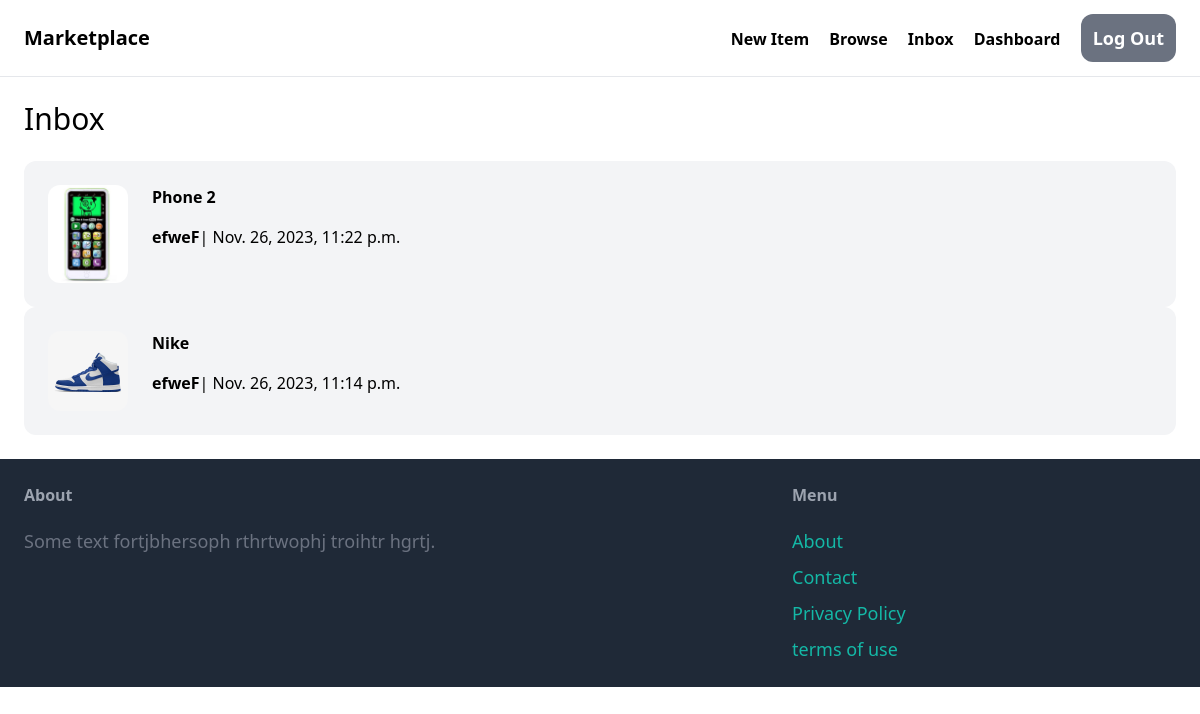
The page /inbox/ (signed in) on the database its author committed.
### conversation/models.py (models this page shows)
class Conversation(models.Model):
  item = models.ForeignKey(Item, related_name='conversations', on_delete=models.CASCADE)
  members = models.ManyToManyField(User, related_name='conversations')
  created_at = models.DateTimeField(auto_now_add=True)
  modified_at = models.DateTimeField(auto_now=True)
  class Meta:
    ordering = ('-modified_at',)

### item/models.py (models this page shows, shortened)
class Item(models.Model):
  category = models.ForeignKey(Category, related_name='items', on_delete=models.CASCADE)
  name = models.CharField(max_length=255)
  description = models.TextField(blank=True, null=True)
  price = models.FloatField()
  image = models.ImageField(upload_to='item_images', blank=True, null=True)
  is_sold = models.BooleanField(default=False)
  created_by = models.ForeignKey(User, related_name='items', on_delete=models.CASCADE)
  created_at = models.DateTimeField(auto_now_add=True)
  class Meta:
    ordering = ('name', )

### conversation/views.py (the view)
# urls.py: path('', views.inbox, name='inbox'),
@login_required
def inbox(request):
  conversations = Conversation.objects.filter(members__in=[request.user.id])
  return render(request, 'conversation/inbox.html', {
    'conversations': conversations
  })

### conversation/templates/conversation/inbox.html (shortened to what this page needs)
{% extends 'core/base.html' %}
{% block content %}
<h1 class="mb-6 text-3xl">Inbox</h1>
<div class="space-y-6">
  {% for conversation in conversations %}
    <a href="{% url 'conversation:detail' conversation.id %}">
      <div class="p-6 flex bg-gray-100 rounded-xl">
        <div class="pr-6"><img src="{{ conversation.item.image.url }}" class="w-20 rounded-xl" alt=""></div>
        <div>
          {% for member in conversation.members.all %}
            {% if member != request.user %}
              <p class="mb-4"><strong>{{ conversation.item.name }}</strong></p>
              <p class="mb-4"><strong>{{ member.username }}</strong>| {{ conversation.modified_at }}</p>
            {% endif %}
          {% endfor %}
        </div>
      </div>
    </a>
  {% endfor %}
</div>
{% endblock %}

### rows shown on the page
Conversation: item.image (picture), item.name "Phone 2", modified_at "Nov. 26, 2023, 11:22 p.m."
Conversation: item.image (picture), item.name "Nike", modified_at "Nov. 26, 2023, 11:14 p.m."

### other values the page prints
{{ member.username }} "efweF"
